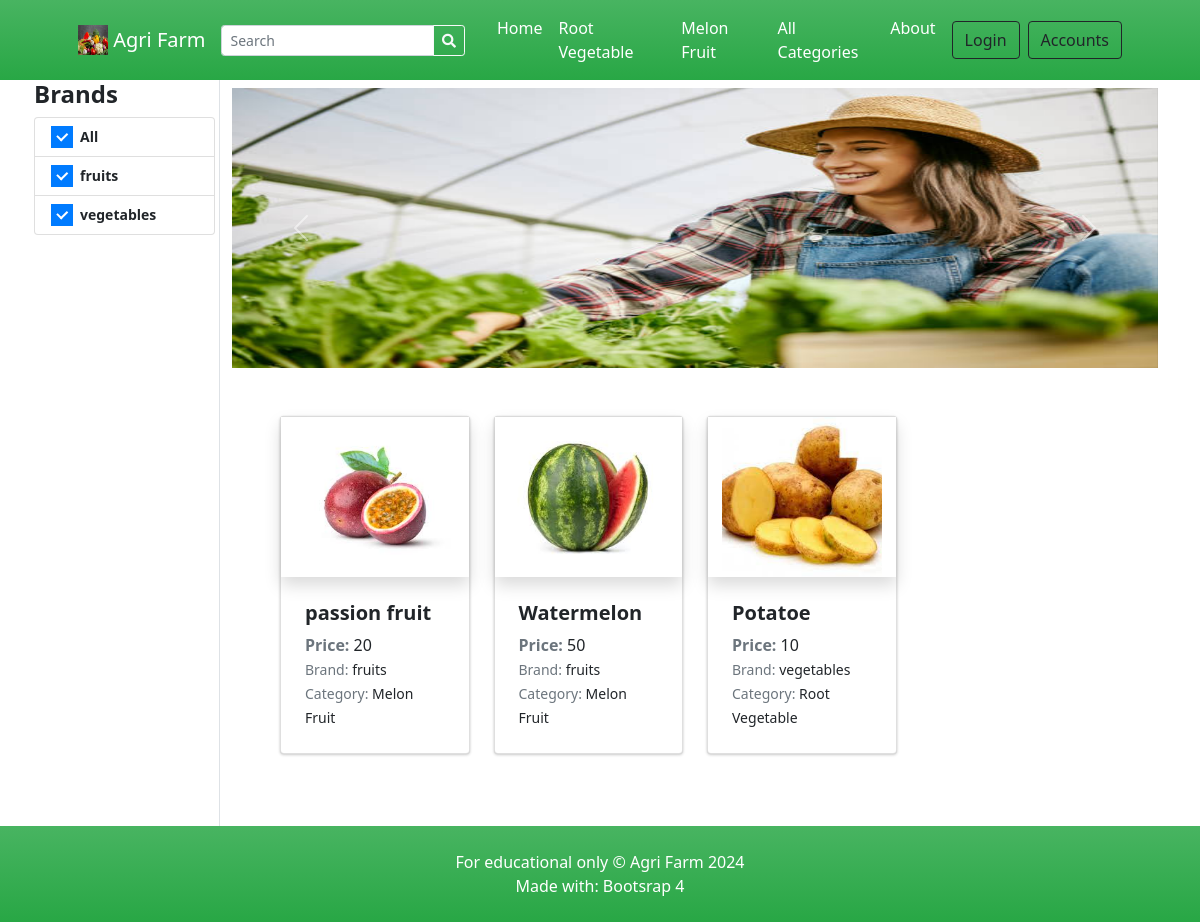
The page / on the database its author committed.
### tables this page shows
CREATE TABLE `categories` (
  `id` int(30) NOT NULL,
  `user_id_categories` int(11) NOT NULL,
  `category` varchar(250) NOT NULL,
  `description` text DEFAULT NULL,
  `status` tinyint(1) NOT NULL DEFAULT 1,
  `delete_flag` tinyint(1) NOT NULL DEFAULT 0,
  `date_created` datetime NOT NULL DEFAULT current_timestamp()
);

CREATE TABLE `brands` (
  `id` int(30) NOT NULL,
  `user_id_brand` int(11) NOT NULL,
  `name` varchar(250) NOT NULL,
  `description` text DEFAULT NULL,
  `image_path` text DEFAULT NULL,
  `status` tinyint(1) NOT NULL DEFAULT 1,
  `delete_flag` tinyint(1) NOT NULL DEFAULT 0,
  `date_created` datetime NOT NULL DEFAULT current_timestamp()
);

CREATE TABLE `products` (
  `id` int(30) NOT NULL,
  `brand_id` int(30) NOT NULL,
  `category_id` int(30) NOT NULL,
  `name` varchar(250) NOT NULL,
  `specs` text NOT NULL,
  `status` tinyint(1) NOT NULL DEFAULT 1,
  `delete_flag` tinyint(1) NOT NULL DEFAULT 0,
  `date_created` datetime NOT NULL DEFAULT current_timestamp(),
  `user_id` int(50) NOT NULL
);

### classes/DBConnection.php (called while the page is built, shortened)
<?php
class DBConnection
{
    private $host = 'localhost';
    private $username = 'root';
    private $password = '';
    private $database = 'store';
    public $conn;
    public function __construct()
    {
        if (!isset($this->conn)) {
            $this->conn = new mysqli($this->host, $this->username, $this->password, $this->database);
        }
    }
}

### classes/SystemSettings.php (called while the page is built, shortened)
<?php
class SystemSettings extends DBConnection
{
	function userdata($field = '')
	{
		if (!empty($field)) {
			if (isset($_SESSION['userdata'][$field]))
				return $_SESSION['userdata'][$field];
			else
				return null;
		} else {
			return false;
		}
	}
	function info($field = '')
	{
		if (!empty($field)) {
			if (isset($_SESSION['system_info'][$field]))
				return $_SESSION['system_info'][$field];
			else
				return false;
		} else {
			return false;
		}
	}
}
$_settings = new SystemSettings();

### config.php (called while the page is built, shortened)
<?php
require_once('classes/DBConnection.php');
require_once('classes/SystemSettings.php');
function validate_image($file){
	if(!empty($file)){
        $ex = explode("?",$file);
        $file = $ex[0];
        $ts = isset($ex[1]) ? "?".$ex[1] : '';
		if(is_file(base_app.$file)){
			return base_url.$file.$ts;
		}else{
			return base_url.'dist/img/no-image-available.png';
		}
	}else{
		return base_url.'dist/img/no-image-available.png';
	}
}
function format_num($number = '' , $decimal = ''){
    if(is_numeric($number)){
        $ex = explode(".",$number);
        $decLen = isset($ex[1]) ? strlen($ex[1]) : 0;
        if(is_numeric($decimal)){
            return number_format($number,$decimal);
        }else{
            return number_format($number,$decLen);
        }
    }else{
        return "Invalid Input";
    }
}
?>

### home.php (the view, shortened to what this page needs)
<section class="py-0">
    <div class="container">
        <div class="row">
            <div class="col-lg-2 px-1 border-right text-sm position-sticky ">
                <h4><b>Brands</b></h4>
                <ul class="list-group">
                    <a href="" class="list-group-item list-group-item-action">
                        <div class="icheck-primary d-inline">
                            <label for="brandAll">
                                All
                            </label>
                        </div>
                    </a>
                    <?php
                    $qry = $conn->query("SELECT * FROM brands where status =1  AND delete_flag = 0 order by name asc");
                    while ($row = $qry->fetch_assoc()):
                    ?>
                        <li class="list-group-item list-group-item-action">
                            <div class="icheck-primary d-inline">
                                <label for="brand-item-<?php echo $row['id'] ?>">
                                    <?php echo $row['name'] ?>
                                </label>
                            </div>
                        </li>
                    <?php endwhile; ?>
                </ul>
            </div>
            <div class="col-lg-10 py-2">
                <div class="row">
                    <div class="col-md-12">
                        <div id="carouselExampleControls" class="carousel slide bg-dark" data-ride="carousel">
                            <div class="carousel-inner">
                                <?php
                                $upload_path = "uploads/banner";
                                if (is_dir(base_app . $upload_path)):
                                    $file = scandir(base_app . $upload_path);
                                    $_i = 0;
                                    foreach ($file as $img):
                                        if (in_array($img, array('.', '..')))
                                            continue;
                                        $_i++;
                                ?>
                                        <div class="carousel-item h-100 <?php echo $_i == 1 ? "active" : '' ?>">
                                            <img src="<?php echo validate_image($upload_path . '/' . $img) ?>" class="d-block w-100  h-100" alt="<?php echo $img ?>">
                                        </div>
                                    <?php endforeach; ?>
                                <?php endif; ?>
                            </div>
                            <button class="carousel-control-prev" type="button" data-target="#carouselExampleControls" data-slide="prev">
                                <span class="carousel-control-prev-icon" aria-hidden="true"></span>
                            </button>
                            <button class="carousel-control-next" type="button" data-target="#carouselExampleControls" data-slide="next">
                                <span class="carousel-control-next-icon" aria-hidden="true"></span>
                            </button>
                        </div>
                    </div>
                </div>
                <div class="container px-4 px-lg-5 mt-5">
                    <div class="row gx-4 gx-lg-4 row-cols-md-3 row-cols-xl-4 ">
                        <?php
                        $where = "";
                        $products = $conn->query("SELECT p.*, b.name AS bname, c.category
                                      FROM `products` p
                                      INNER JOIN brands b ON p.brand_id = b.id
                                      INNER JOIN categories c ON p.category_id = c.id
                                      WHERE p.status = 1
                                        AND p.delete_flag = 0  -- Only include products where delete flag is 0
                                        {$where}
                                      ORDER BY RAND()");
                        while ($row = $products->fetch_assoc()):
                            $upload_path = base_app . '/uploads/product_' . $row['id'];
                            $img = "";
                            if (is_dir($upload_path)) {
                                $fileO = scandir($upload_path);
                                if (isset($fileO[2]))
                                    $img = "uploads/product_" . $row['id'] . "/" . $fileO[2];
                            }
                            foreach ($row as $k => $v) {
                                $row[$k] = trim(stripslashes($v));
                            }
                            $inventory = $conn->query("SELECT DISTINCT(`price`) FROM inventory WHERE product_id = " . $row['id'] . " ORDER BY `price` ASC");
                            $inv = array();
                            while ($ir = $inventory->fetch_assoc()) {
                                $inv[] = format_num($ir['price']);
                            }
                            $price = '';
                            if (isset($inv[0]))
                                $price .= $inv[0];
                        ?>
                            <div class="col mb-5">
                                <a class="card product-item text-reset text-decoration-none" href=".?p=view_product&id=<?php echo md5($row['id']) ?>">
                                    <div class="overflow-hidden shadow product-holder">
                                        <img class="card-img-top w-100 product-cover" src="<?php echo validate_image($img) ?>" alt="..." />
                                    </div>
                                    <div class="card-body p-4">
                                        <div class="">
                                            <h5 class="fw-bolder"><?php echo $row['name'] ?></h5>
                                            <span><b class="text-muted">Price: </b><?php echo $price ?></span>
                                        </div>
                                        <p class="m-0"><small><span class="text-muted">Brand:</span> <?php echo $row['bname'] ?></small></p>
                                        <p class="m-0"><small><span class="text-muted">Category:</span> <?php echo $row['category'] ?></small></p>
                                    </div>
                                </a>
                            </div>
                        <?php endwhile; ?>
                    </div>
                </div>
            </div>
        </div>
    </div>
</section>

### inc/topBarNav.php (shortened to what this page needs)
<nav class="navbar navbar-expand-lg navbar-dark bg-gradient-green">
  <div class="container px-4 px-lg-5 ">
    <a class="navbar-brand" href="./">
      <img src="<?php echo validate_image($_settings->info('logo')) ?>" width="30" height="30" class="d-inline-block align-top" alt="" loading="lazy">
      <?php echo $_settings->info('short_name') ?>
    </a>
    <form class="form-inline" id="search-form">
      <div class="input-group">
        <input class="form-control form-control-sm form " type="search" placeholder="Search" aria-label="Search" name="search" value="<?php echo isset($_GET['search']) ? $_GET['search'] : "" ?>" aria-describedby="button-addon2">
        <div class="input-group-append">
          <button class="btn btn-outline-light btn-sm m-0" type="submit" id="button-addon2"><i class="fa fa-search"></i></button>
        </div>
      </div>
    </form>
    <div class="collapse navbar-collapse" id="navbarSupportedContent">
      <ul class="navbar-nav me-auto mb-2 mb-lg-0 ms-lg-4">
        <li class="nav-item"><a class="nav-link text-white" aria-current="page" href="./">Home</a></li>
        <?php
        $cat_qry = $conn->query("SELECT * FROM categories where status = 1 AND delete_flag = 0 limit 3");
        $count_cats = $conn->query("SELECT * FROM categories where status = 1 ")->num_rows;
        while ($crow = $cat_qry->fetch_assoc()):
        ?>
          <li class="nav-item"><a class="nav-link text-white" aria-current="page" href="./?p=products&c=<?php echo md5($crow['id']) ?>"><?php echo $crow['category'] ?></a></li>
        <?php endwhile; ?>
        <?php if ($count_cats > 3): ?>
          <li class="nav-item"><a class="nav-link text-white" href="./?p=view_categories">All Categories</a></li>
        <?php endif; ?>
        <li class="nav-item"><a class="nav-link text-white" href="./?p=about">About</a></li>
      </ul>
      <div class="d-flex align-items-center">
        <?php if ($_settings->userdata('id') > 0 && $_settings->userdata('login_type') == 2): ?>
          <a class="text-dark mr-2 nav-link text-white" href="./?p=cart">
            <i class="bi-cart-fill me-1"></i>
            Cart
            <span class="badge bg-dark text-white ms-1 rounded-pill" id="cart-count">
              <?php
              $count = $conn->query("SELECT SUM(quantity) as items from `cart` where client_id =" . $_settings->userdata('id'))->fetch_assoc()['items'];
              echo ($count > 0 ? $count : 0);
              ?>
            </span>
          </a>
          <a href="./?p=my_account" class="text-dark  nav-link text-white"><b> Hi, <?php echo $_settings->userdata('firstname') ?>!</b></a>
          <a href="logout.php" class="text-dark  nav-link text-white"><i class="fa fa-sign-out-alt"></i></a>
        <?php else: ?>
          <button class="btn btn-outline-dark ml-2" id="login-btn" type="button">Login</button>
        <?php endif; ?>
        <a class="btn btn-outline-dark ml-2" href="http://localhost/agri-farm/home2.php">Accounts</a>
      </div>
    </div>
  </div>
</nav>

### home.php (style rules this page uses)
.carousel-item>img { object-fit: fill !important; }
#carouselExampleControls .carousel-inner { height: 280px !important; }

### rows shown on the page
categories: category "Root Vegetable"
categories: category "Melon Fruit"
brands: name "fruits"
brands: name "vegetables"
products: shows a picture, name "passion fruit", price "20", brand.name "fruits", category.category "Melon Fruit"
products: shows a picture, name "Watermelon", price "50", brand.name "fruits", category.category "Melon Fruit"
products: shows a picture, name "Potatoe", price "10", brand.name "vegetables", category.category "Root Vegetable"

### other values the page prints
$_settings->info('short_name') "Agri Farm"
